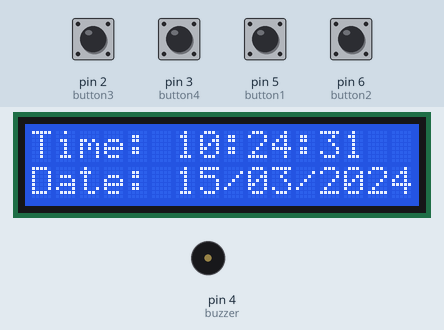
This sketch was run on a simulated Arduino Uno, built with avr-gcc and run on an emulated ATmega328P. Parts: 16×2 character LCD, buzzer (waves = sounding, pin HIGH). The inputs (shaded band) are chosen by the test bench; at power-on: pin 2 (button3), pin 3 (button4), pin 5 (button1), pin 6 (button2) HIGH. The local clock reads 2024-03-15 10:24:30 at power-on unless the sketch sets it.

Above: at 1.2 s.
1.3 s: pin 5 (button1) pulled LOW for 3.2 s
At 1.7 s:
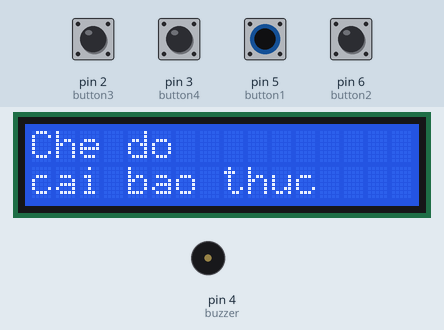
6.0 s: pin 5 (button1) pulled LOW for 1 s
At 8.7 s:
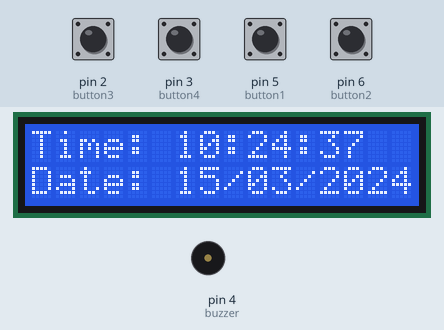
9.0 s: pin 3 (button4) pulled LOW for 0.15 s
At 9.6 s:
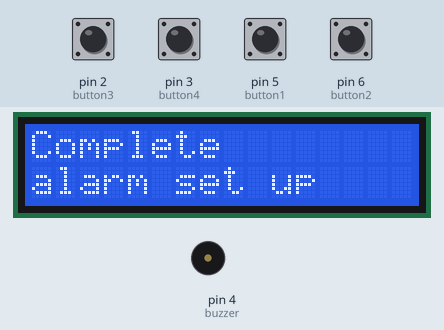
Timing chart, 0 to 12.0 s (numbered marks = the images above; inputs shaded):
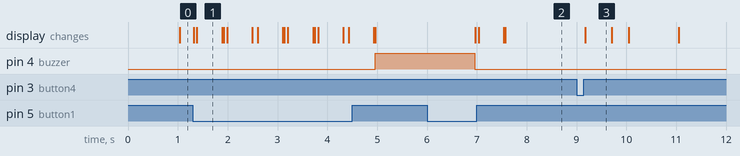

Measured:
- after the input at 1.3 s, pin 4 (buzzer): LOW → HIGH after 3.7 s; the display: first changes at once (image 1 shows a later state)
- after the input at 6.0 s, the display: first changes after 0.97 s (image 2 shows a later state)
- after the input at 9.0 s, the display: changes after 0.18 s (image 3)
- what the display in image 1 shows lasts 0.5 s, from 1.4 s to 1.9 s

The sketch:

bai3.2.ino
```cpp
#include <Wire.h>
#include <RTClib.h>
#include <LiquidCrystal_I2C.h>
LiquidCrystal_I2C lcd(0x27, 16, 2);
RTC_DS1307 rtc;
// cac chan arduino ra led va buzzer
const int button1 = 5;
const int button2 = 6;
const int button3 = 2;
const int button4 = 3;
const int buzzer = 4;


void setup() {
  pinMode(buzzer,OUTPUT);
  pinMode(button1,INPUT_PULLUP);
  pinMode(button2,INPUT_PULLUP);
  pinMode(button3,INPUT_PULLUP);
  pinMode(button4,INPUT_PULLUP);

  lcd.init();
  lcd.backlight();

  // Kiểm tra RTC
  if (!rtc.begin()) {
    lcd.print("RTC not found!");
  }

  // Nếu RTC chưa cài giờ, cài giờ theo thời gian máy tính
  if (!rtc.isrunning()) {
    lcd.clear();
    lcd.print("RTC adjust...");
    rtc.adjust(DateTime(F(__DATE__), F(__TIME__)));
    delay(1000);
  }

  lcd.clear();

}
static void display_time_now()
{
  DateTime now = rtc.now();
      lcd.setCursor(0, 0);
      lcd.print("Time: ");
      if (now.hour() < 10) lcd.print('0');// neu co 1 chu so thi in so 0 o dau
      lcd.print(now.hour());
      lcd.print(':');
      if (now.minute() < 10) lcd.print('0');
      lcd.print(now.minute());
      lcd.print(':');
      if (now.second() < 10) lcd.print('0');
      lcd.print(now.second());

      lcd.setCursor(0, 1);
      lcd.print("Date: ");
      if (now.day() < 10) lcd.print('0');
      lcd.print(now.day());
      lcd.print('/');
      if (now.month() < 10) lcd.print('0');
      lcd.print(now.month());
      lcd.print('/');
      lcd.print(now.year());
}
extern int alarm_time[]={0,0,0,0,0,0};
static void set_time(bool x,int index)
{
  // === Tăng giá trị (x = true) ===
    if (x)
    {
        alarm_time[index] += 1; // Tăng giá trị trước

        switch(index)
        {
            case 0: // Giờ (Giới hạn 24 giờ: 0-23)
            {
                if (alarm_time[index] > 23) {
                    alarm_time[index] = 0; // Vượt quá 23, reset về 0
                }
                break;
            }
            case 1: // Phút (Giới hạn 0-59)
            case 2: // Giây (Giới hạn 0-59)
            {
                if (alarm_time[index] > 59) {
                    alarm_time[index] = 0; // Vượt quá 59, reset về 0
                }
                break;
            }
            case 3: // Ngày (Giới hạn phụ thuộc vào Tháng và Năm - Cần logic phức tạp hơn)
            {
                // Để đơn giản, giả sử giới hạn tối đa là 31
                if (alarm_time[index] > 31) {
                    alarm_time[index] = 1; // Vượt quá 31, reset về 1
                }
                break;
            }
            case 4: // Tháng (Giới hạn 1-12)
            {
                if (alarm_time[index] > 12) {
                    alarm_time[index] = 1; // Vượt quá 12, reset về 1
                }
                break;
            }
            case 5: // Năm (Giới hạn tuỳ chọn, ví dụ: 2000-2099)
            {
                if (alarm_time[index] > 2099) {
                    alarm_time[index] = 2000; // Vượt quá 2099, reset về 2000
                }
                break;
            }
        }

    }
    // === Giảm giá trị (x = false) ===
    else
    {
        alarm_time[index] -= 1; // Giảm giá trị trước

        switch(index)
        {
            case 0: // Giờ (Giới hạn 0-23)
            {
                if (alarm_time[index] < 0) {
                    alarm_time[index] = 23; // Dưới 0, vòng lại về 23
                }
                break;
            }
            case 1: // Phút (Giới hạn 0-59)
            case 2: // Giây (Giới hạn 0-59)
            {
                if (alarm_time[index] < 0) {
                    alarm_time[index] = 59; // Dưới 0, vòng lại về 59
                }
                break;
            }
            case 3: // Ngày (Giới hạn 1-31)
            {
                if (alarm_time[index] < 1) {
                    alarm_time[index] = 31; // Dưới 1, vòng lại về 31
                }
                break;
            }
            case 4: // Tháng (Giới hạn 1-12)
            {
                if (alarm_time[index] < 1) {
                    alarm_time[index] = 12; // Dưới 1, vòng lại về 12
                }
                break;
            }
            case 5: // Năm (Giới hạn 2000-2099)
            {
                if (alarm_time[index] < 2000) {
                    alarm_time[index] = 2099; // Dưới 2000, vòng lại về 2099
                }
                break;
            }
        }
    }
}
static void print_time(int index){
    int row = index>2?1:0;
    // int col =5 + index*2 + index;
    lcd.setCursor(6 + index * 2 + index ,row);
    if(alarm_time[index]<10) lcd.print('0');
    lcd.print(alarm_time[index]);
}
void loop() {
  // put your main code here, to run repeatedly:

  // static int button_state[]={0,0,0,0};
  static int mode_state=0;// mode xem gio 1, bao thuc 2, set time 3
  static bool old_mode=false;
  static int state_set_alarm=0;// 0 la gio , 1 la phut , 2 la giay , 3 la ngay, 4 la thang , 5 la nam
  static bool change=false; // kiem tra co thay doi hay khong , neu khong thay doi ma nhan set thi luu

  static int index_alarm_time=0;


  if(mode_state==0)
  {
      lcd.noCursor();
      display_time_now();
      DateTime now = rtc.now();
      if(alarm_time[0] == now.hour() && alarm_time[1] == now.minute() && alarm_time[2] == now.second() && alarm_time[3] == now.day() && alarm_time[4] == now.month() && alarm_time[5] == now.year())
      {
        digitalWrite(buzzer, HIGH);
        delay(2000);
        digitalWrite(buzzer, LOW);
      }
  }
  else if(mode_state == 1 || mode_state == 2)
  {
      if(old_mode)
      {
        display_time_now();
        old_mode=false;
        DateTime now = rtc.now();
        // Gán giá trị vào mảng alarm_time
        alarm_time[0] = now.hour();
        alarm_time[1] = now.minute();
        alarm_time[2] = now.second();
        alarm_time[3] = now.day();
        alarm_time[4] = now.month();
        alarm_time[5] = now.year();
        lcd.cursor();
      }


      if(!digitalRead(button2))//tang
      {
        while(!digitalRead(button2)){};

        set_time(true,index_alarm_time);
        print_time(index_alarm_time);

        change=true;
      }
      if(!digitalRead(button3))//giam
      {
        while(!digitalRead(button3)){};
        set_time(false,index_alarm_time);
        print_time(index_alarm_time);

        change=true;
      }
      if(!digitalRead(button4))//set
      {
        while(!digitalRead(button4)){};
        if(change==true)// neu da thay doi gio ngay thi nhay den thoi gian tiep theo
        {
          index_alarm_time +=1;// tang vi tri thoi gian
          if(index_alarm_time>5) index_alarm_time=0;
        }
        if(change==false)// neu ko co thay doi gi thi luu thiet lap
        {
          lcd.noCursor();
          mode_state=0;
          lcd.clear();
          lcd.home();
          lcd.print("Complete");
          lcd.setCursor(0,1);
          lcd.print("alarm set up");
          delay(500);
          if(mode_state==3)
          {
            DateTime set(alarm_time[5], alarm_time[4], alarm_time[3],
               alarm_time[0], alarm_time[1], alarm_time[2]);
            rtc.adjust(set);
          }

        }
      }

  }
  // nhan button1 doi mode
  if(!digitalRead(button1))
  {
    while(!button1){};// chờ nhả nút
    mode_state++;
    old_mode=true;

    if(mode_state>2) mode_state=0;
    lcd.clear();
    lcd.home();
    delay(50);
    if(mode_state==0)
    {
      lcd.print("Che do xem gio");
      delay(500);
      lcd.clear();
    }
    else if(mode_state==1)
    {
      lcd.print("Che do ");
      lcd.setCursor(0,1);
      lcd.print("cai bao thuc");
      delay(500);
      lcd.clear();
    }
    else
    {
      lcd.print("Che do");
      lcd.setCursor(0,1);
      lcd.print("cai thoi gian");
      delay(500);
      lcd.clear();
    }
  }
}
```
